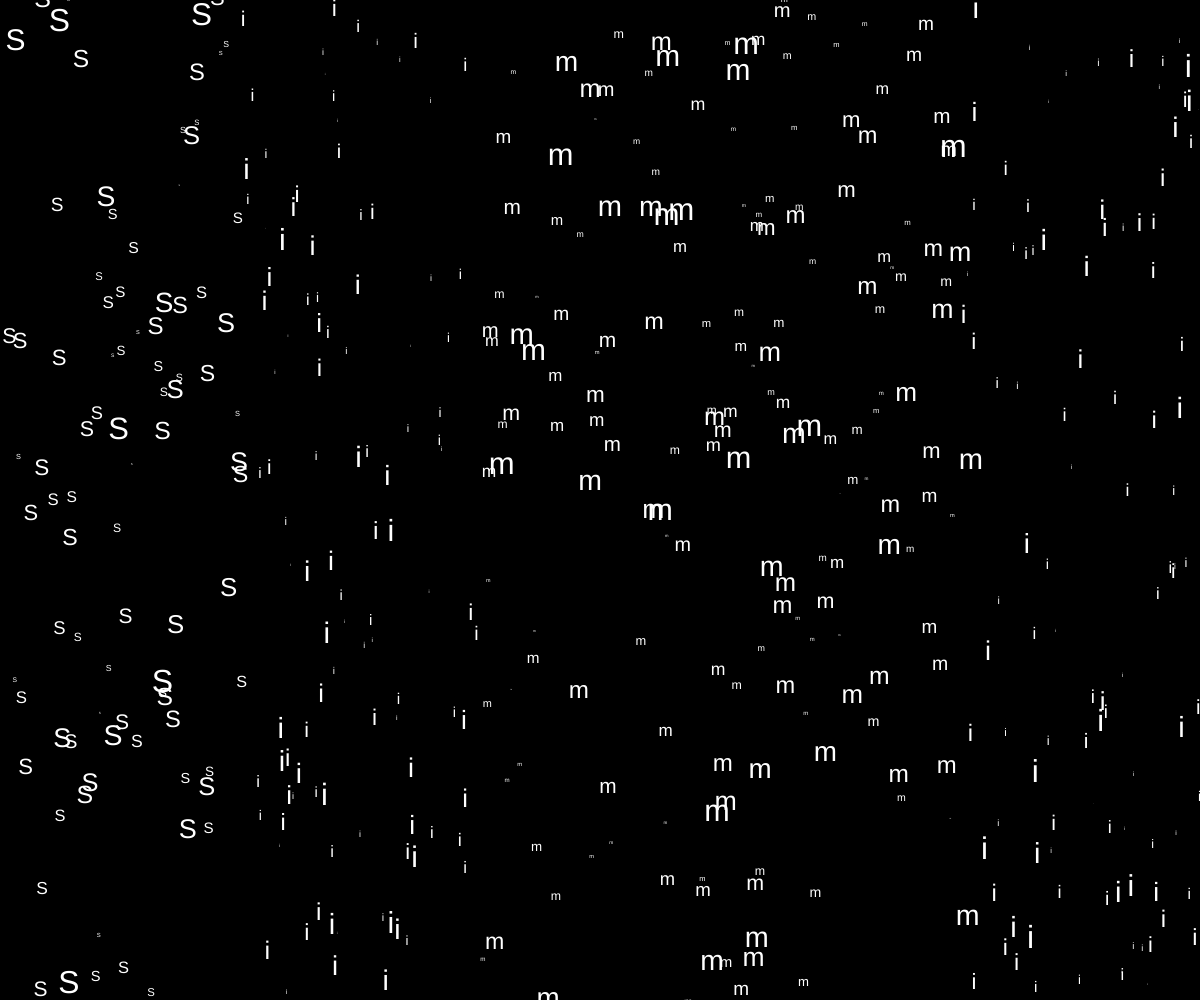
Frame 1 (no input)
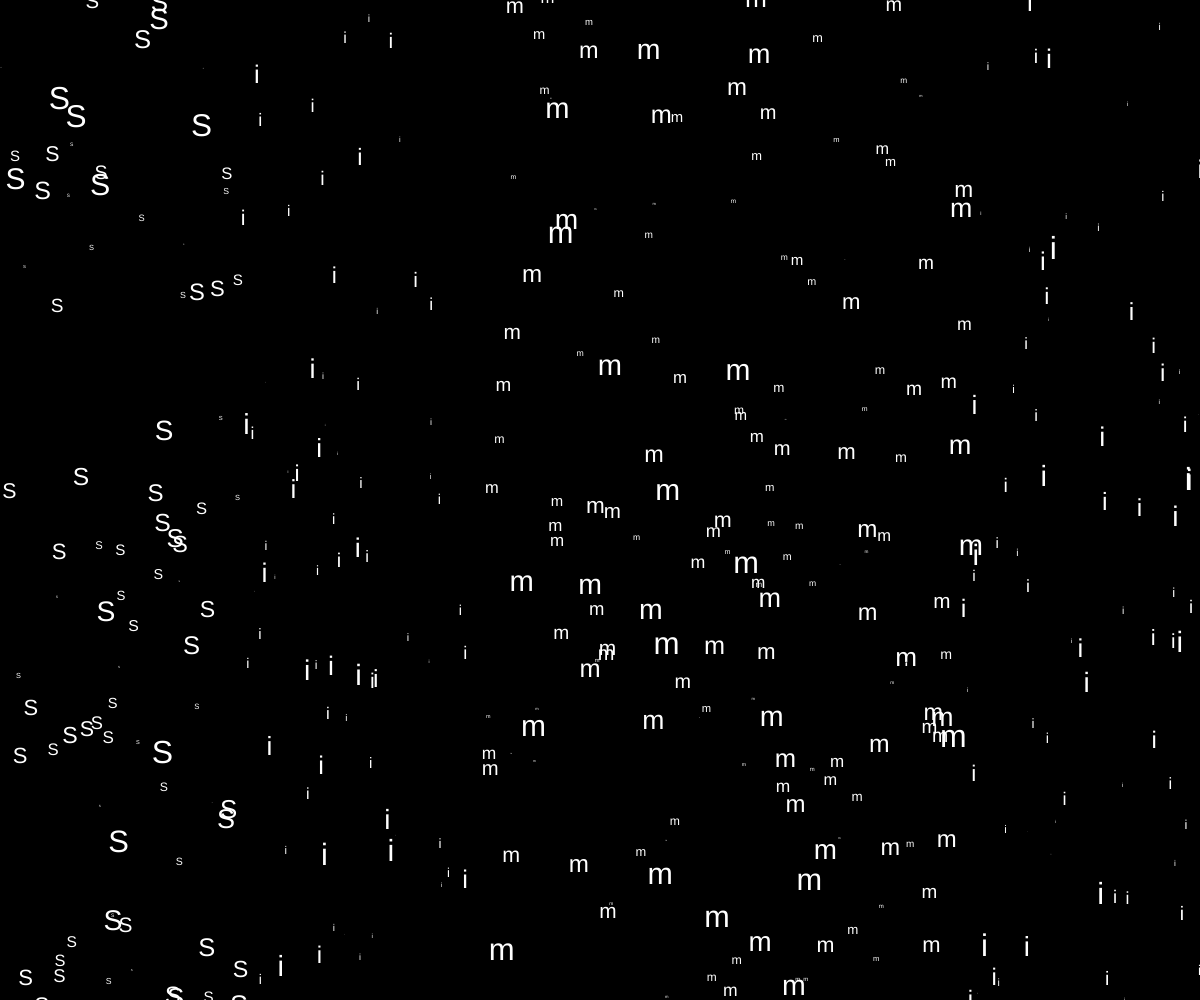
Frame 60 (no input)
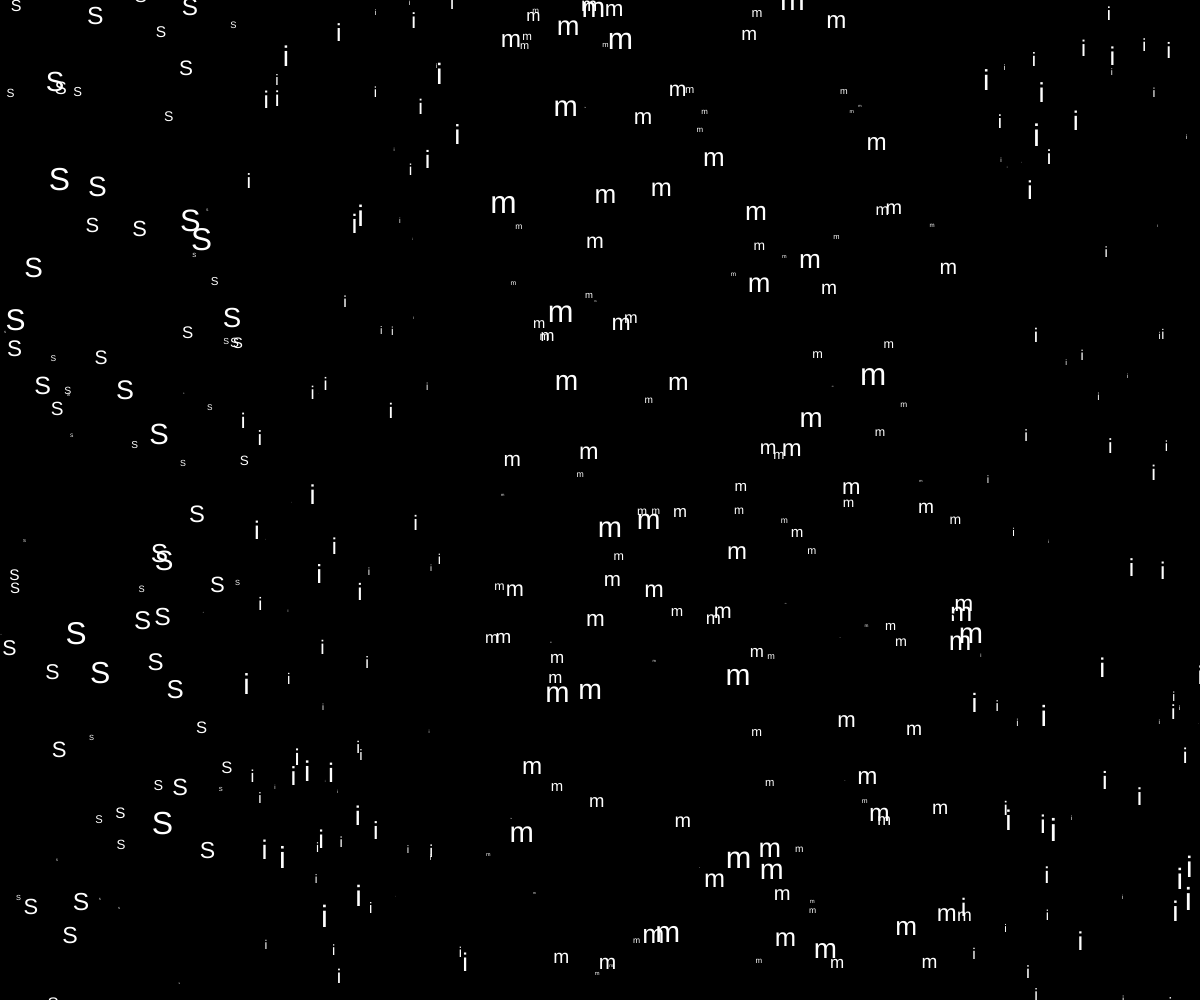
Frame 120 (the mouse pressed at the canvas centre since frame 60)

The p5.js sketch that drew these frames (run headless with seeded random() and noise() and a simulated clock; from frame 60 on, the mouse is pressed at the canvas centre):

// p5.js sketch
// ── sketch.js
let totalStars = 500;

let letters = [];
let textString = 'Simmi';

function setup() {
	createCanvas(windowWidth, windowHeight);
	for (i = 0; i < totalStars; i++) letters.push(new Letter(textString));
}

function draw() {
	background(0);
	fill(255);
	for (const letter of letters) {
		letter.draw();
	}
}

function windowResized() {
	resizeCanvas(windowWidth, windowHeight);
	for (const letter of letters) {
		letter.randomize();
		letter.y = random(-10, windowHeight);
	}
}

// ── letter.js
class Letter {
	constructor(word) {
		this.scale = int(windowWidth / 128);
		this.word = word;
		this.randomize();
		this.y = random(-10, windowHeight);
	}

	randomize() {
		this.x = random(0, width);
		this.y = random(-100, -200);
		this.size = random(1, 32);
		this.vel = random(1, 10);
		this.sparkle = random(1, this.scale);
		this.text = this.word[Math.floor(this.x / (width / 5))];
	}

	draw() {
		push();
		if (this.y > height + this.size) {
			this.randomize();
		} else {
			this.y += this.vel;
		}
		this.sparkle = this.sparkle > this.size * 2 ? 0 : this.sparkle + 1;
		fill(255 * this.sparkle);
		textSize(this.size);
		text(this.text, this.x, this.y);
		pop();
	}
}
